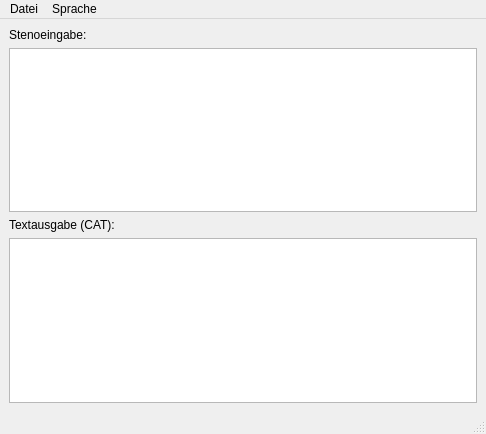
<?xml version="1.0" encoding="UTF-8"?>
<ui version="4.0">
 <class>OpenStenoMainWindow</class>
 <widget class="QMainWindow" name="OpenStenoMainWindow">
  <property name="enabled">
   <bool>true</bool>
  </property>
  <property name="geometry">
   <rect>
    <x>0</x>
    <y>0</y>
    <width>486</width>
    <height>434</height>
   </rect>
  </property>
  <property name="windowTitle">
   <string>Open Steno</string>
  </property>
  <widget class="QWidget" name="centralwidget">
   <layout class="QVBoxLayout" name="verticalLayout">
    <item>
     <widget class="QLabel" name="label">
      <property name="text">
       <string>Stenoeingabe:</string>
      </property>
     </widget>
    </item>
    <item>
     <widget class="QTextEdit" name="stenoInput"/>
    </item>
    <item>
     <widget class="QLabel" name="label_2">
      <property name="text">
       <string>Textausgabe (CAT):</string>
      </property>
     </widget>
    </item>
    <item>
     <widget class="QPlainTextEdit" name="textOutput"/>
    </item>
   </layout>
  </widget>
  <widget class="QStatusBar" name="statusbar"/>
  <widget class="QMenuBar" name="menuBar">
   <property name="geometry">
    <rect>
     <x>0</x>
     <y>0</y>
     <width>486</width>
     <height>22</height>
    </rect>
   </property>
   <widget class="QMenu" name="menuDatei">
    <property name="title">
     <string>Datei</string>
    </property>
    <addaction name="separator"/>
    <addaction name="actionBeenden"/>
   </widget>
   <widget class="QMenu" name="menuSprache">
    <property name="title">
     <string>Sprache</string>
    </property>
    <addaction name="actionDeutsch"/>
    <addaction name="actionEnglisch"/>
   </widget>
   <addaction name="menuDatei"/>
   <addaction name="menuSprache"/>
  </widget>
  <action name="actionBeenden">
   <property name="text">
    <string>Beenden</string>
   </property>
  </action>
  <action name="actionDeutsch">
   <property name="text">
    <string>Deutsch</string>
   </property>
  </action>
  <action name="actionEnglisch">
   <property name="text">
    <string>Englisch</string>
   </property>
  </action>
 </widget>
 <resources/>
 <connections/>
</ui>
